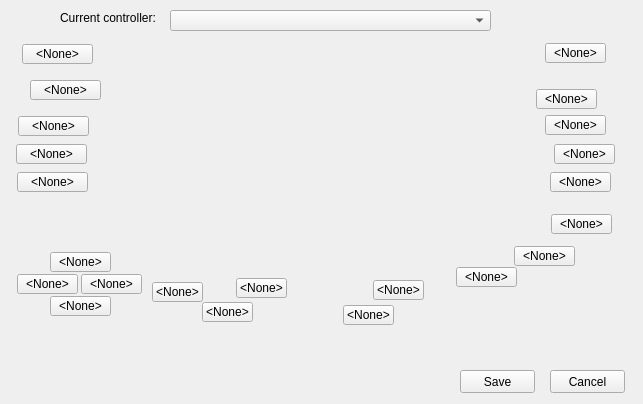
<?xml version="1.0" encoding="UTF-8"?>
<ui version="4.0">
 <class>controllerConfigureClass</class>
 <widget class="QWidget" name="controllerConfigureClass">
  <property name="geometry">
   <rect>
    <x>0</x>
    <y>0</y>
    <width>643</width>
    <height>404</height>
   </rect>
  </property>
  <property name="sizePolicy">
   <sizepolicy hsizetype="Fixed" vsizetype="Fixed">
    <horstretch>0</horstretch>
    <verstretch>0</verstretch>
   </sizepolicy>
  </property>
  <property name="windowTitle">
   <string>Configure Controller</string>
  </property>
  <property name="windowIcon">
   <iconset resource="pcsp.qrc">
    <normaloff>:/../../Resources/Resources/pcsp.ico</normaloff>:/../../Resources/Resources/pcsp.ico</iconset>
  </property>
  <widget class="QComboBox" name="comboBox">
   <property name="geometry">
    <rect>
     <x>170</x>
     <y>10</y>
     <width>321</width>
     <height>21</height>
    </rect>
   </property>
  </widget>
  <widget class="QLabel" name="label">
   <property name="geometry">
    <rect>
     <x>60</x>
     <y>10</y>
     <width>101</width>
     <height>16</height>
    </rect>
   </property>
   <property name="text">
    <string>Current controller:</string>
   </property>
  </widget>
  <widget class="QLabel" name="label_2">
   <property name="geometry">
    <rect>
     <x>11</x>
     <y>41</y>
     <width>611</width>
     <height>321</height>
    </rect>
   </property>
   <property name="text">
    <string/>
   </property>
   <property name="pixmap">
    <pixmap resource="pcsp.qrc">:/../../Resources/Resources/controls.png</pixmap>
   </property>
  </widget>
  <widget class="QToolButton" name="button_L1">
   <property name="geometry">
    <rect>
     <x>22</x>
     <y>44</y>
     <width>71</width>
     <height>20</height>
    </rect>
   </property>
   <property name="text">
    <string>&lt;None&gt;</string>
   </property>
  </widget>
  <widget class="QToolButton" name="button_right">
   <property name="geometry">
    <rect>
     <x>30</x>
     <y>80</y>
     <width>71</width>
     <height>20</height>
    </rect>
   </property>
   <property name="text">
    <string>&lt;None&gt;</string>
   </property>
  </widget>
  <widget class="QPushButton" name="pushButton">
   <property name="geometry">
    <rect>
     <x>460</x>
     <y>370</y>
     <width>75</width>
     <height>23</height>
    </rect>
   </property>
   <property name="text">
    <string>Save</string>
   </property>
  </widget>
  <widget class="QPushButton" name="pushButton_2">
   <property name="geometry">
    <rect>
     <x>550</x>
     <y>370</y>
     <width>75</width>
     <height>23</height>
    </rect>
   </property>
   <property name="text">
    <string>Cancel</string>
   </property>
  </widget>
  <widget class="QToolButton" name="button_up">
   <property name="geometry">
    <rect>
     <x>18</x>
     <y>116</y>
     <width>71</width>
     <height>20</height>
    </rect>
   </property>
   <property name="text">
    <string>&lt;None&gt;</string>
   </property>
  </widget>
  <widget class="QToolButton" name="button_left">
   <property name="geometry">
    <rect>
     <x>16</x>
     <y>144</y>
     <width>71</width>
     <height>20</height>
    </rect>
   </property>
   <property name="text">
    <string>&lt;None&gt;</string>
   </property>
  </widget>
  <widget class="QToolButton" name="button_down">
   <property name="geometry">
    <rect>
     <x>17</x>
     <y>172</y>
     <width>71</width>
     <height>20</height>
    </rect>
   </property>
   <property name="text">
    <string>&lt;None&gt;</string>
   </property>
  </widget>
  <widget class="QToolButton" name="button_AnalogUp">
   <property name="geometry">
    <rect>
     <x>50</x>
     <y>252</y>
     <width>61</width>
     <height>20</height>
    </rect>
   </property>
   <property name="text">
    <string>&lt;None&gt;</string>
   </property>
  </widget>
  <widget class="QToolButton" name="button_AnalogLeft">
   <property name="geometry">
    <rect>
     <x>17</x>
     <y>274</y>
     <width>61</width>
     <height>20</height>
    </rect>
   </property>
   <property name="text">
    <string>&lt;None&gt;</string>
   </property>
  </widget>
  <widget class="QToolButton" name="button_AnalogRight">
   <property name="geometry">
    <rect>
     <x>81</x>
     <y>274</y>
     <width>61</width>
     <height>20</height>
    </rect>
   </property>
   <property name="text">
    <string>&lt;None&gt;</string>
   </property>
  </widget>
  <widget class="QToolButton" name="button_AnalogDown">
   <property name="geometry">
    <rect>
     <x>50</x>
     <y>296</y>
     <width>61</width>
     <height>20</height>
    </rect>
   </property>
   <property name="text">
    <string>&lt;None&gt;</string>
   </property>
  </widget>
  <widget class="QToolButton" name="button_home">
   <property name="geometry">
    <rect>
     <x>152</x>
     <y>282</y>
     <width>51</width>
     <height>20</height>
    </rect>
   </property>
   <property name="text">
    <string>&lt;None&gt;</string>
   </property>
  </widget>
  <widget class="QToolButton" name="button_soundmin">
   <property name="geometry">
    <rect>
     <x>202</x>
     <y>302</y>
     <width>51</width>
     <height>20</height>
    </rect>
   </property>
   <property name="text">
    <string>&lt;None&gt;</string>
   </property>
  </widget>
  <widget class="QToolButton" name="button_soundplus">
   <property name="geometry">
    <rect>
     <x>236</x>
     <y>278</y>
     <width>51</width>
     <height>20</height>
    </rect>
   </property>
   <property name="text">
    <string>&lt;None&gt;</string>
   </property>
  </widget>
  <widget class="QToolButton" name="button_R1">
   <property name="geometry">
    <rect>
     <x>545</x>
     <y>43</y>
     <width>61</width>
     <height>20</height>
    </rect>
   </property>
   <property name="text">
    <string>&lt;None&gt;</string>
   </property>
  </widget>
  <widget class="QToolButton" name="button_square">
   <property name="geometry">
    <rect>
     <x>536</x>
     <y>89</y>
     <width>61</width>
     <height>20</height>
    </rect>
   </property>
   <property name="text">
    <string>&lt;None&gt;</string>
   </property>
  </widget>
  <widget class="QToolButton" name="button_triangle">
   <property name="geometry">
    <rect>
     <x>545</x>
     <y>115</y>
     <width>61</width>
     <height>20</height>
    </rect>
   </property>
   <property name="text">
    <string>&lt;None&gt;</string>
   </property>
  </widget>
  <widget class="QToolButton" name="button_o">
   <property name="geometry">
    <rect>
     <x>554</x>
     <y>144</y>
     <width>61</width>
     <height>20</height>
    </rect>
   </property>
   <property name="text">
    <string>&lt;None&gt;</string>
   </property>
  </widget>
  <widget class="QToolButton" name="button_x">
   <property name="geometry">
    <rect>
     <x>550</x>
     <y>172</y>
     <width>61</width>
     <height>20</height>
    </rect>
   </property>
   <property name="text">
    <string>&lt;None&gt;</string>
   </property>
  </widget>
  <widget class="QToolButton" name="button_hold">
   <property name="geometry">
    <rect>
     <x>551</x>
     <y>214</y>
     <width>61</width>
     <height>20</height>
    </rect>
   </property>
   <property name="text">
    <string>&lt;None&gt;</string>
   </property>
  </widget>
  <widget class="QToolButton" name="button_start">
   <property name="geometry">
    <rect>
     <x>514</x>
     <y>246</y>
     <width>61</width>
     <height>20</height>
    </rect>
   </property>
   <property name="text">
    <string>&lt;None&gt;</string>
   </property>
  </widget>
  <widget class="QToolButton" name="button_select">
   <property name="geometry">
    <rect>
     <x>456</x>
     <y>267</y>
     <width>61</width>
     <height>20</height>
    </rect>
   </property>
   <property name="text">
    <string>&lt;None&gt;</string>
   </property>
  </widget>
  <widget class="QToolButton" name="button_soundtoggle">
   <property name="geometry">
    <rect>
     <x>373</x>
     <y>280</y>
     <width>51</width>
     <height>20</height>
    </rect>
   </property>
   <property name="text">
    <string>&lt;None&gt;</string>
   </property>
  </widget>
  <widget class="QToolButton" name="button_screen">
   <property name="geometry">
    <rect>
     <x>343</x>
     <y>305</y>
     <width>51</width>
     <height>20</height>
    </rect>
   </property>
   <property name="text">
    <string>&lt;None&gt;</string>
   </property>
  </widget>
 </widget>
 <layoutdefault spacing="6" margin="11"/>
 <resources>
  <include location="pcsp.qrc"/>
 </resources>
 <connections>
  <connection>
   <sender>button_L1</sender>
   <signal>clicked()</signal>
   <receiver>controllerConfigureClass</receiver>
   <slot>click_button_L1()</slot>
   <hints>
    <hint type="sourcelabel">
     <x>60</x>
     <y>44</y>
    </hint>
    <hint type="destinationlabel">
     <x>122</x>
     <y>-18</y>
    </hint>
   </hints>
  </connection>
  <connection>
   <sender>button_right</sender>
   <signal>clicked()</signal>
   <receiver>controllerConfigureClass</receiver>
   <slot>click_button_right()</slot>
   <hints>
    <hint type="sourcelabel">
     <x>78</x>
     <y>84</y>
    </hint>
    <hint type="destinationlabel">
     <x>150</x>
     <y>-12</y>
    </hint>
   </hints>
  </connection>
  <connection>
   <sender>button_up</sender>
   <signal>clicked()</signal>
   <receiver>controllerConfigureClass</receiver>
   <slot>click_button_up()</slot>
   <hints>
    <hint type="sourcelabel">
     <x>43</x>
     <y>120</y>
    </hint>
    <hint type="destinationlabel">
     <x>134</x>
     <y>10</y>
    </hint>
   </hints>
  </connection>
  <connection>
   <sender>button_left</sender>
   <signal>clicked()</signal>
   <receiver>controllerConfigureClass</receiver>
   <slot>click_button_left()</slot>
   <hints>
    <hint type="sourcelabel">
     <x>70</x>
     <y>148</y>
    </hint>
    <hint type="destinationlabel">
     <x>88</x>
     <y>14</y>
    </hint>
   </hints>
  </connection>
  <connection>
   <sender>button_down</sender>
   <signal>clicked()</signal>
   <receiver>controllerConfigureClass</receiver>
   <slot>click_button_down()</slot>
   <hints>
    <hint type="sourcelabel">
     <x>58</x>
     <y>185</y>
    </hint>
    <hint type="destinationlabel">
     <x>14</x>
     <y>10</y>
    </hint>
   </hints>
  </connection>
  <connection>
   <sender>button_R1</sender>
   <signal>clicked()</signal>
   <receiver>controllerConfigureClass</receiver>
   <slot>click_button_L2()</slot>
   <hints>
    <hint type="sourcelabel">
     <x>595</x>
     <y>49</y>
    </hint>
    <hint type="destinationlabel">
     <x>558</x>
     <y>9</y>
    </hint>
   </hints>
  </connection>
  <connection>
   <sender>button_square</sender>
   <signal>clicked()</signal>
   <receiver>controllerConfigureClass</receiver>
   <slot>click_button_square()</slot>
   <hints>
    <hint type="sourcelabel">
     <x>561</x>
     <y>93</y>
    </hint>
    <hint type="destinationlabel">
     <x>614</x>
     <y>11</y>
    </hint>
   </hints>
  </connection>
  <connection>
   <sender>button_triangle</sender>
   <signal>clicked()</signal>
   <receiver>controllerConfigureClass</receiver>
   <slot>click_button_triangle()</slot>
   <hints>
    <hint type="sourcelabel">
     <x>596</x>
     <y>121</y>
    </hint>
    <hint type="destinationlabel">
     <x>525</x>
     <y>23</y>
    </hint>
   </hints>
  </connection>
  <connection>
   <sender>button_o</sender>
   <signal>clicked()</signal>
   <receiver>controllerConfigureClass</receiver>
   <slot>click_button_circle()</slot>
   <hints>
    <hint type="sourcelabel">
     <x>577</x>
     <y>149</y>
    </hint>
    <hint type="destinationlabel">
     <x>539</x>
     <y>29</y>
    </hint>
   </hints>
  </connection>
  <connection>
   <sender>button_x</sender>
   <signal>clicked()</signal>
   <receiver>controllerConfigureClass</receiver>
   <slot>click_button_cross()</slot>
   <hints>
    <hint type="sourcelabel">
     <x>603</x>
     <y>183</y>
    </hint>
    <hint type="destinationlabel">
     <x>389</x>
     <y>34</y>
    </hint>
   </hints>
  </connection>
  <connection>
   <sender>button_home</sender>
   <signal>clicked()</signal>
   <receiver>controllerConfigureClass</receiver>
   <slot>click_button_home()</slot>
   <hints>
    <hint type="sourcelabel">
     <x>188</x>
     <y>300</y>
    </hint>
    <hint type="destinationlabel">
     <x>132</x>
     <y>384</y>
    </hint>
   </hints>
  </connection>
  <connection>
   <sender>button_select</sender>
   <signal>clicked()</signal>
   <receiver>controllerConfigureClass</receiver>
   <slot>click_button_select()</slot>
   <hints>
    <hint type="sourcelabel">
     <x>513</x>
     <y>281</y>
    </hint>
    <hint type="destinationlabel">
     <x>401</x>
     <y>387</y>
    </hint>
   </hints>
  </connection>
  <connection>
   <sender>button_start</sender>
   <signal>clicked()</signal>
   <receiver>controllerConfigureClass</receiver>
   <slot>click_button_start()</slot>
   <hints>
    <hint type="sourcelabel">
     <x>533</x>
     <y>257</y>
    </hint>
    <hint type="destinationlabel">
     <x>421</x>
     <y>371</y>
    </hint>
   </hints>
  </connection>
  <connection>
   <sender>pushButton</sender>
   <signal>clicked()</signal>
   <receiver>controllerConfigureClass</receiver>
   <slot>click_button_save()</slot>
   <hints>
    <hint type="sourcelabel">
     <x>477</x>
     <y>384</y>
    </hint>
    <hint type="destinationlabel">
     <x>332</x>
     <y>381</y>
    </hint>
   </hints>
  </connection>
  <connection>
   <sender>pushButton_2</sender>
   <signal>clicked()</signal>
   <receiver>controllerConfigureClass</receiver>
   <slot>click_button_cancel()</slot>
   <hints>
    <hint type="sourcelabel">
     <x>584</x>
     <y>384</y>
    </hint>
    <hint type="destinationlabel">
     <x>633</x>
     <y>371</y>
    </hint>
   </hints>
  </connection>
  <connection>
   <sender>button_AnalogUp</sender>
   <signal>clicked()</signal>
   <receiver>controllerConfigureClass</receiver>
   <slot>click_button_Aup()</slot>
   <hints>
    <hint type="sourcelabel">
     <x>93</x>
     <y>260</y>
    </hint>
    <hint type="destinationlabel">
     <x>182</x>
     <y>377</y>
    </hint>
   </hints>
  </connection>
  <connection>
   <sender>button_AnalogDown</sender>
   <signal>clicked()</signal>
   <receiver>controllerConfigureClass</receiver>
   <slot>click_button_Adown()</slot>
   <hints>
    <hint type="sourcelabel">
     <x>84</x>
     <y>313</y>
    </hint>
    <hint type="destinationlabel">
     <x>71</x>
     <y>381</y>
    </hint>
   </hints>
  </connection>
  <connection>
   <sender>button_AnalogLeft</sender>
   <signal>clicked()</signal>
   <receiver>controllerConfigureClass</receiver>
   <slot>click_button_Aleft()</slot>
   <hints>
    <hint type="sourcelabel">
     <x>43</x>
     <y>288</y>
    </hint>
    <hint type="destinationlabel">
     <x>110</x>
     <y>394</y>
    </hint>
   </hints>
  </connection>
  <connection>
   <sender>button_AnalogRight</sender>
   <signal>clicked()</signal>
   <receiver>controllerConfigureClass</receiver>
   <slot>click_button_Aright()</slot>
   <hints>
    <hint type="sourcelabel">
     <x>118</x>
     <y>282</y>
    </hint>
    <hint type="destinationlabel">
     <x>260</x>
     <y>396</y>
    </hint>
   </hints>
  </connection>
  <connection>
   <sender>comboBox</sender>
   <signal>activated(int)</signal>
   <receiver>controllerConfigureClass</receiver>
   <slot>changeDevice(int)</slot>
   <hints>
    <hint type="sourcelabel">
     <x>363</x>
     <y>22</y>
    </hint>
    <hint type="destinationlabel">
     <x>475</x>
     <y>27</y>
    </hint>
   </hints>
  </connection>
 </connections>
 <slots>
  <slot>click_button_L1()</slot>
  <slot>click_button_right()</slot>
  <slot>click_button_left()</slot>
  <slot>click_button_up()</slot>
  <slot>click_button_down()</slot>
  <slot>click_button_L2()</slot>
  <slot>click_button_square()</slot>
  <slot>click_button_cross()</slot>
  <slot>click_button_triangle()</slot>
  <slot>click_button_circle()</slot>
  <slot>click_button_home()</slot>
  <slot>click_button_select()</slot>
  <slot>click_button_start()</slot>
  <slot>click_button_save()</slot>
  <slot>click_button_cancel()</slot>
  <slot>click_button_Aup()</slot>
  <slot>click_button_Adown()</slot>
  <slot>click_button_Aleft()</slot>
  <slot>click_button_Aright()</slot>
  <slot>changeDevice(int)</slot>
 </slots>
</ui>
